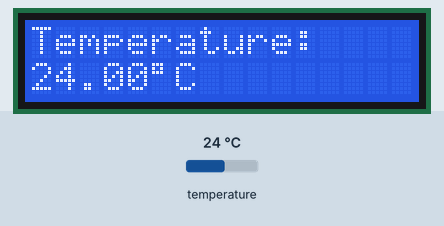
The sketch below on a simulated Arduino Uno, built with avr-gcc and run on an emulated ATmega328P. Parts: 16×2 character LCD. The inputs (shaded band) are chosen by the test bench; at power-on: temperature 24 °C.

Above: at 1.2 s.
1.3 s: temperature set to 12 °C
At 3.8 s:
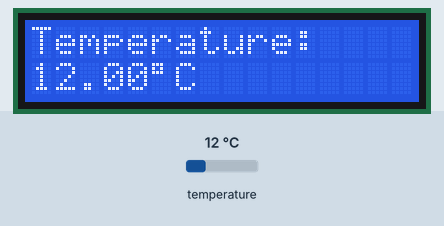
4.1 s: temperature set to 19 °C
At 5.5 s:
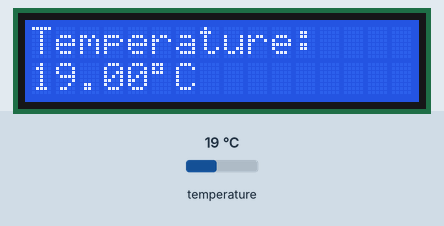
6.6 s: temperature set to 28 °C
At 8.6 s:
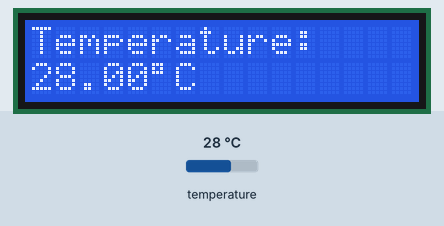
Timing chart, 0 to 10.1 s (numbered marks = the images above; inputs shaded):
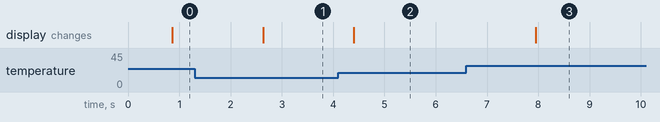

The sketch:

Code.ino
```cpp
#include <OneWire.h>
#include <DallasTemperature.h>
#include <LiquidCrystal_I2C.h>

// Data wire is connected to Arduino Digital Pin 2
#define ONE_WIRE_BUS 7

// Setup a oneWire instance to communicate with any OneWire devices (not just DS18B20)
OneWire oneWire(ONE_WIRE_BUS);

// Pass our oneWire reference to Dallas Temperature sensor
DallasTemperature sensors(&oneWire);

// Set the LCD address and dimensions (e.g., 0x27 or 0x3F for a 16x2 LCD)
LiquidCrystal_I2C lcd(0x27, 16, 2);

void setup() {
  // Start the DallasTemperature library
  sensors.begin();

  // Initialize the LCD
  lcd.init();
  lcd.backlight(); // Turn on the backlight
  lcd.print("Temperature:"); // Initial message on LCD
}

void loop() {
  // Request temperature readings from all devices on the bus
  sensors.requestTemperatures();

  // Get the temperature in Celsius (assuming one sensor at index 0)
  float tempC = sensors.getTempCByIndex(0);

  // Display temperature on the LCD
  lcd.setCursor(0, 1); // Set cursor to the second line, first column
  lcd.print(tempC);
  lcd.print((char)223); // Degree symbol
  lcd.print("C");

  delay(1000); // Wait for 1 second before next reading
}
```

Measured:
- after the input at 1.3 s, the display: changes after 1.3 s (image 1)
- after the input at 4.1 s, the display: changes after 0.31 s (image 2)
- after the input at 6.6 s, the display: changes after 1.3 s (image 3)
